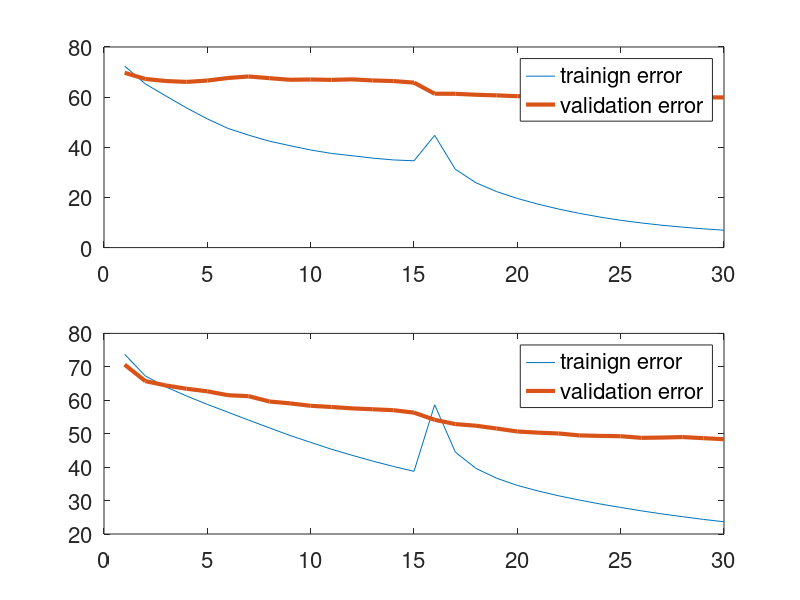

MATLAB code for this plot:

training_err1 = [ ...
 72.400261 ...
 65.278160 ...
 60.431426 ...
 55.676526 ...
 51.315203 ...
 47.531781 ...
 44.838568 ...
 42.442013 ...
 40.643203 ...
 38.928356 ...
 37.557397 ...
 36.644954 ...
 35.674787 ...
 34.959790 ...
 34.615902 ...
 44.757229 ...
 31.232453 ...
 25.850782 ...
 22.320890 ...
 19.603078 ...
 17.332303 ...
 15.364091 ...
 13.663839 ...
 12.166608 ...
 10.892731 ...
 9.831549 ...
 8.915007 ...
 8.149992 ...
 7.483699 ...
 6.933676 ...
    ];

validation_err1 = [ ...
    69.7087   67.2515   66.4200   66.0744   66.6111   67.6260   68.2427   67.5678 ...
    66.9222   67.0325   66.8800   67.0890   66.6454   66.4157   65.7820   61.3663 ...
    61.3324   60.9494   60.7023   60.3761   60.3703   60.1913   60.2098   60.2274 ...
    60.3042   59.9164   59.9269   59.8143   59.9089   59.8869 ...
    ];


training_err2 = [ ...
 73.749082  ...
 67.265067  ...
 63.970665  ...
 61.269908  ...
 58.767744  ...
 56.414482  ...
 54.056629  ...
 51.755845  ...
 49.468835  ...
 47.412560  ...
 45.358745  ...
 43.551572  ...
 41.807862  ...
 40.218468  ...
 38.734847  ...
 58.649179  ...
 44.490580  ...
 39.609244  ...
 36.675457  ...
 34.537678  ...
 32.873832  ...
 31.426782  ...
 30.163728  ...
 28.987589  ...
 27.946087  ...
 26.930822  ...
 26.006245  ...
 25.177110  ...
 24.365849  ...
 23.660035  ...
    ];

validation_err2 = [ ...
    70.6440   65.7225   64.4159   63.4376   62.6747   61.5092   61.2220   59.6274 ...
    59.0727   58.3391   57.9937   57.5717   57.3065   57.0302   56.2999   54.1556 ...
    52.8728   52.3862   51.5482   50.6609   50.3139   50.0643   49.4869   49.3392 ...
    49.2499   48.7598   48.8452   48.9908   48.6652   48.3567 ...
    ];


X = 1:length(training_err1);

figure

subplot(2, 1, 1)
plot(X, training_err1, X, validation_err1, 'lineWidth', 3)

set(gca, 'fontsize', 16)

h = legend('trainign error', 'validation error');
set(h, 'FontSize', 16);

subplot(2, 1, 2)
plot(X, training_err2, X, validation_err2, 'lineWidth', 3)

set(gca, 'fontsize', 16)

h = legend('trainign error', 'validation error');
set(h, 'FontSize', 16);


